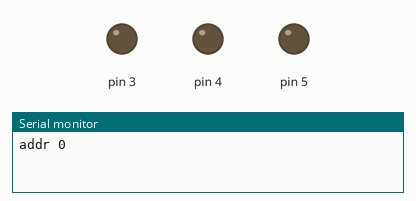
Simulated run of this sketch. Board: Arduino Uno, built with avr-gcc and run on an emulated ATmega328P. Parts: output pins drawn as LEDs (lit = HIGH), the last lines printed to the serial monitor.

Above: at 0.5 s.
At 2.5 s:
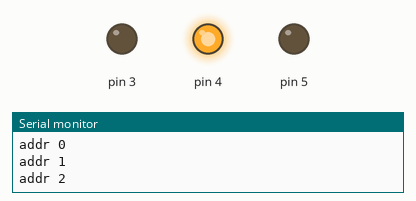
At 3.5 s:
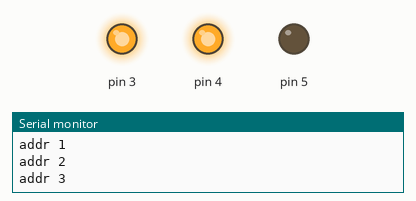
At 4.5 s:
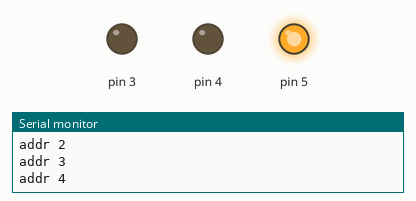
At 6.5 s:
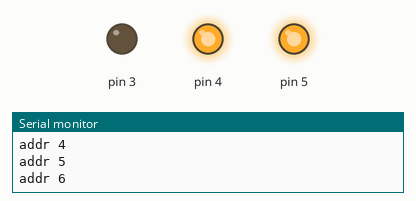
At 9.5 s:
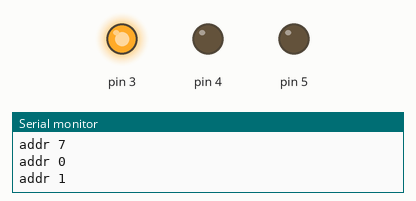
Timing chart, 0 to 10.4 s (numbered marks = the images above):
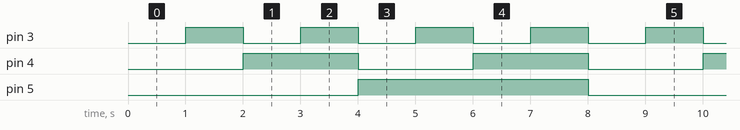

The sketch:

sn74hc259.ino
```cpp
#include "SN74HC259.h"

SN74HC259 latch ( 3, 4, 5 ) ;
int pinIndex = 0 ;

void setup() {
  latch.begin () ;
  Serial.begin ( 9600 ) ;
}

void loop() {
  Serial.print ( "addr " ) ;
  Serial.println ( pinIndex ) ;
  latch.select ( pinIndex ) ;
  pinIndex = ( pinIndex + 1 ) & 0x7 ;
  delay ( 1000 ) ;
}
```

Measured:
- by itself, pin 3: alternates HIGH for 1.0 s and LOW for 1.0 s
- by itself, pin 4: alternates HIGH for 2.0 s and LOW for 2.0 s
- by itself, pin 5: alternates HIGH for 4.0 s and LOW for 4.0 s
